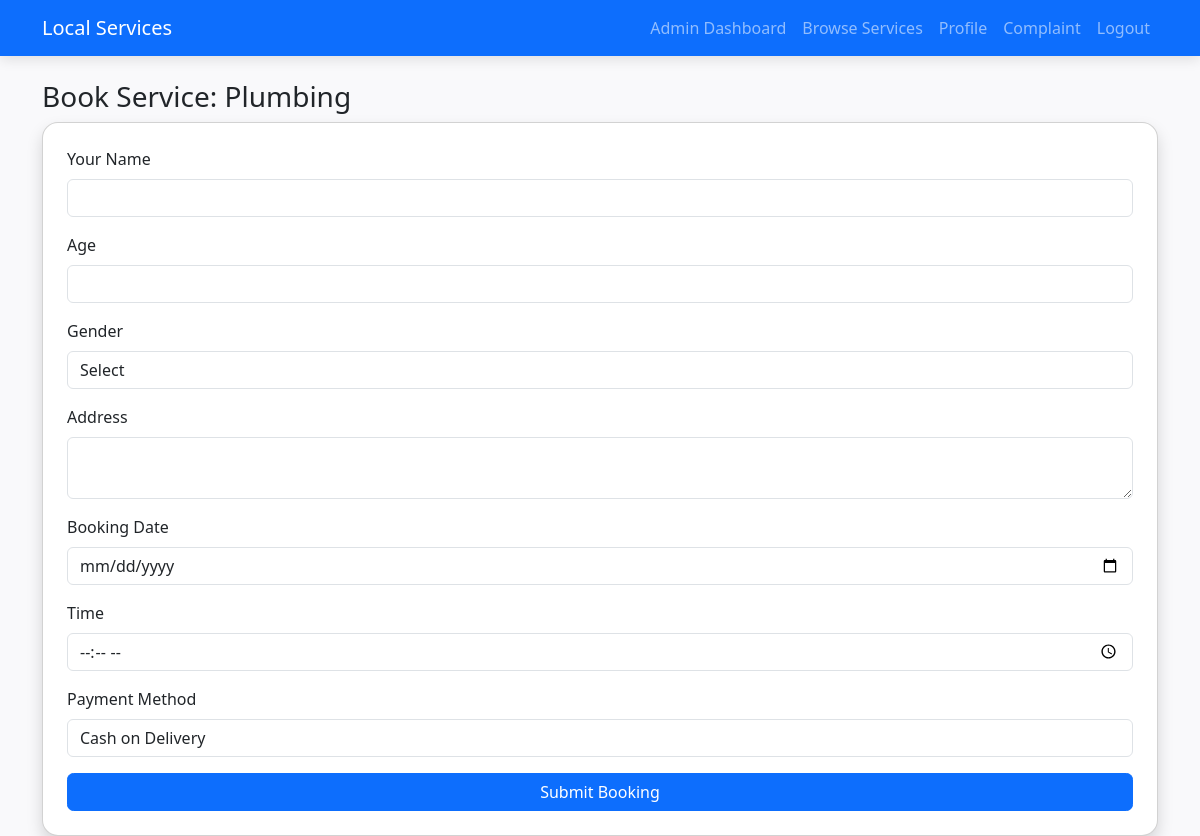
The app's page /book/2 (signed in), older data.
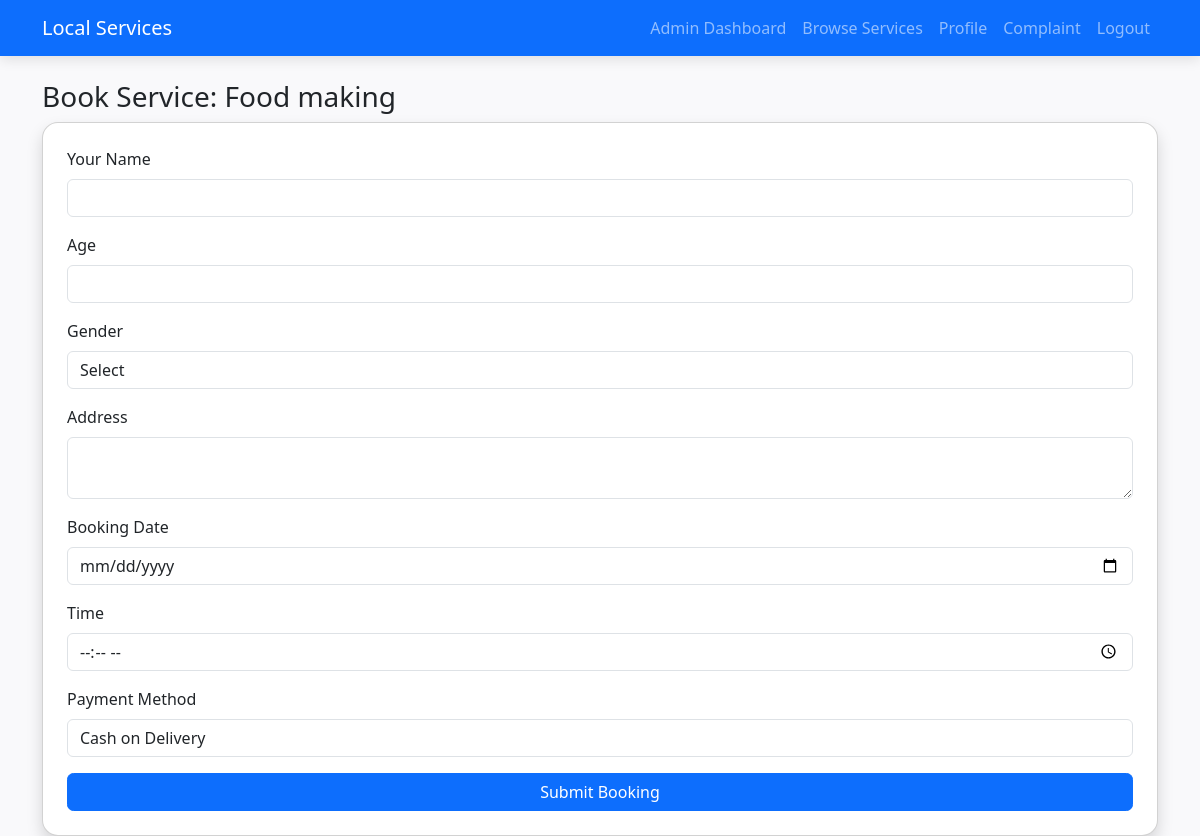
The same page, newer data.
### app.py (models this page shows, shortened)
class Service(db.Model):
    id = db.Column(db.Integer, primary_key=True)
    provider_id = db.Column(db.Integer, db.ForeignKey('user.id'), nullable=False)
    name = db.Column(db.String(100), nullable=False)
    description = db.Column(db.Text, nullable=False)
    price = db.Column(db.Float, nullable=False)
    location = db.Column(db.String(100), nullable=False)
    is_available = db.Column(db.Boolean, default=True)
    provider = db.relationship('User', backref='services')

### app.py (the view, shortened to what this page needs)
@app.route('/book/<int:service_id>', methods=['GET', 'POST'])
@login_required
def book(service_id):
    service = Service.query.get_or_404(service_id)
    provider_id = service.provider_id
    return render_template('booking_form.html', service=service)

### app.py (called while the page is built)
@login_manager.user_loader
def load_user(user_id):
    return User.query.get(int(user_id))

@app.context_processor
def inject_provider_notifications():
    pending_count = 0
    if current_user.is_authenticated and current_user.role == "provider":
        pending_count = Booking.query.filter_by(provider_id=current_user.id, status="Pending").count()
    return dict(provider_pending_count=pending_count)

### templates/booking_form.html (shortened to what this page needs)
{% extends "base.html" %}
{% block content %}
<h3>Book Service: {{ service.name }}</h3>
<form method="POST" class="card p-4 shadow">
    <div class="mb-3">
        <label class="form-label">Your Name</label>
        <input type="text" name="customer_name" class="form-control" required>
    </div>
    <div class="mb-3">
        <label class="form-label">Age</label>
        <input type="number" name="age" class="form-control" required>
    </div>
    <div class="mb-3">
        <label class="form-label">Gender</label>
        <select name="gender" class="form-control" required>
            <option value="">Select</option>
        </select>
    </div>
    <div class="mb-3">
        <label class="form-label">Address</label>
        <textarea name="address" class="form-control" rows="2" required></textarea>
    </div>
    <div class="mb-3">
        <label class="form-label">Booking Date</label>
        <input type="date" name="date" class="form-control" required>
    </div>
    <div class="mb-3">
        <label class="form-label">Time</label>
        <input type="time" name="time" class="form-control" required>
    </div>
    <div class="mb-3">
        <label class="form-label">Payment Method</label>
        <select name="payment_method" class="form-control" required>
            <option value="COD">Cash on Delivery</option>
        </select>
    </div>
    <button type="submit" class="btn btn-primary">Submit Booking</button>
</form>
{% endblock %}

Row changes from the older to the newer data that the page shows:
changed Service: name "Plumbing" → "Food making"
